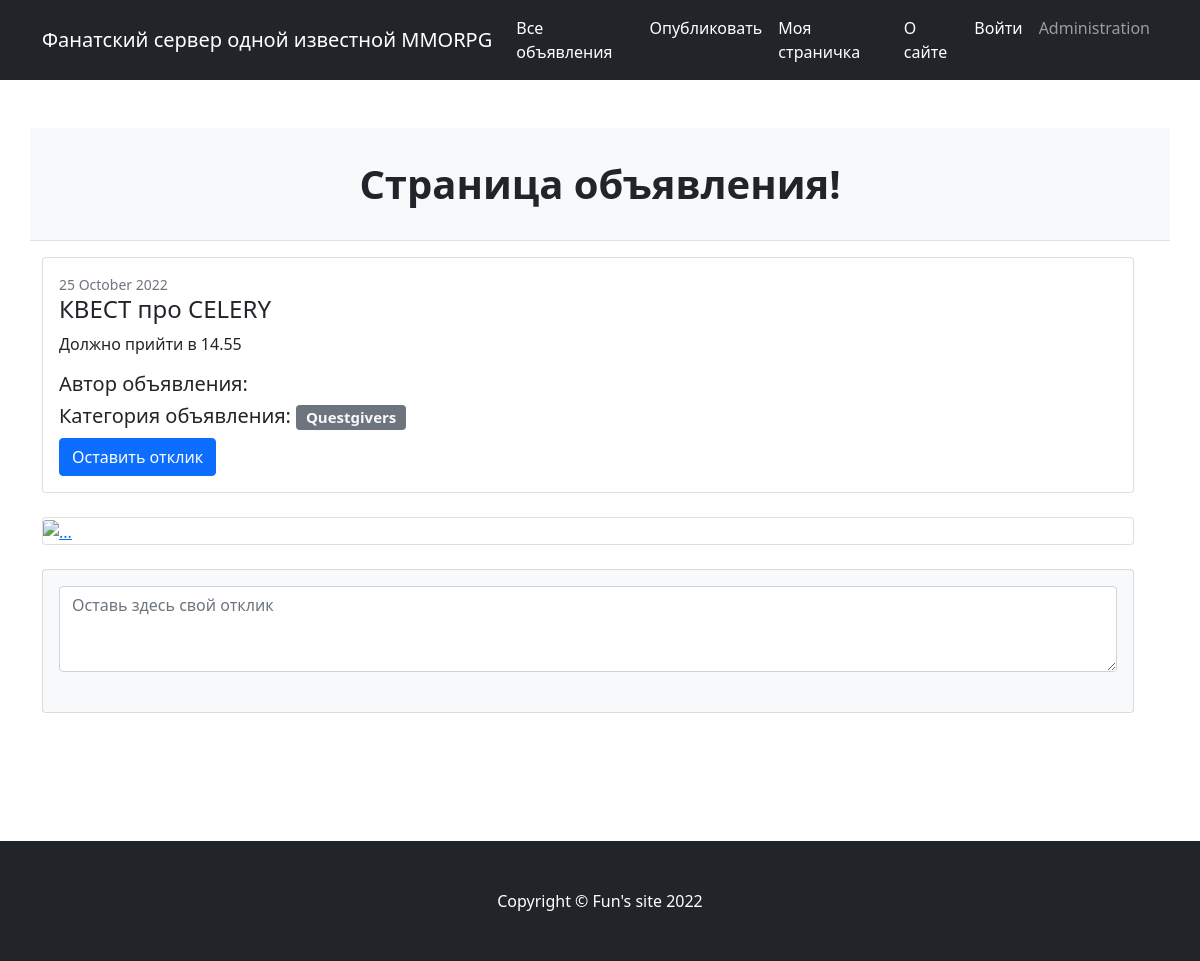
Page /board/15 on the committed database.
### board/models.py (models this page shows, shortened)
class Ad(models.Model):
    TYPE = (
        ('Tanks', 'Танки'),
        ('Hils', 'Хилы'),
        ('DD', 'ДД'),
        ('Traders', 'Торговцы'),
        ('Guildmaster', 'Гилдмастеры'),
        ('Questgivers', 'Квестгиверы'),
        ('Blacksmiths', 'Кузнецы'),
        ('Leatherworkers', 'Кожевники'),
        ('Potions', 'Зельевары'),
        ('Spell masters', 'Мастера заклинаний'),
    )
    author = models.ForeignKey(User, on_delete=models.CASCADE, verbose_name='Автор объявления')
    title = models.CharField(max_length=64, verbose_name='Заголовок объявления')
    text = models.TextField(verbose_name='Текст объявления')
    category = models.CharField(max_length=16, choices=TYPE, default='Tanks', verbose_name='Категория объявления')
    dt_create = models.DateTimeField(auto_now_add=True)
    isnew = models.BooleanField(default=True)
    uploads = models.FileField(upload_to='uploads/', blank=True, verbose_name='Загрузить файл')

### board/views.py (the view)
# urls.py: path('<int:pk>', AdDetail.as_view(), name='ad_detail'),
class AdDetail(DetailView):
    model = Ad
    template_name = 'ad.html'
    context_object_name = 'ad'
    def get_context_data(self, **kwargs):
        context = super().get_context_data(**kwargs)
        file = get_object_or_404(Ad, pk=self.kwargs.get('pk'))
        if Response.objects.filter(ad=file).exists():
            context['adresponses'] = Response.objects.filter(ad=file)
        if file.uploads:
            context['file_name'] = file.uploads.name
            context['file_url'] = file.uploads.url
            context['file_path'] = file.uploads.path
        else:
            context['file_name'] = 'Нет файлов'
            context['file_url'] = ''
        return context

### board/context_processors.py (called while the page is built)
def navigate_context(request):
    category_type = Ad.TYPE
    current_user = request.user
    isaut = True if current_user.is_authenticated else False
    test = 'Оставь здесь свой отклик'
    responses = Response.objects.all()
    context = {
        'responses': responses,
        'vartest': test,
        'category_type': category_type,
        'current_user': current_user,
        'isaut': isaut,
    }
    return context

### templates/ad.html (shortened to what this page needs)
{% extends 'flatpages/default.html' %}
{% block content %}
<header class="py-3 bg-light border-bottom mb-3">
    <div class="container">
        <div class="text-center my-3">
            <h1 class="fw-bolder">Страница объявления!</h1>
        </div>
    </div>
</header>
<div class="row">
    <div class="col-lg-12">
        <div class="card mb-4">
            <div class="card-body">
                <div class="small text-muted">{{ ad.dt_create|date:'d F Y' }}</div>
                <h2 class="card-title h4">{{ ad.title }}</h2>
                <p class="card-text">{{ ad.text }}</p>
                <h4 class="card-title h5">Автор объявления: {{ user.username }}</h4>
                <h4 class="card-title h5">Категория объявления: <a
                        class="badge bg-secondary text-decoration-none link-light" href="#!">{{ ad.category }}</a></h4>
                <a class="btn btn-primary" href="{% url 'response_create' ad.pk %}">Оставить отклик</a>
            </div>
        </div>
        <div class="card mb-4">
            <a href="{{file_url}}"><img class="card-img-top"
                                                     src="{{file_url}}"
                                                     alt="..."/></a>
        </div>
    </div>
    <section class="mb-5">
        <div class="card bg-light">
            <div class="card-body">
                <form class="mb-4"><textarea class="form-control" rows="3" placeholder="{{ vartest }}"></textarea>
                </form>
            </div>
        </div>
    </section>
</div>
<p><strong>&nbsp;</strong></p>
{% endblock content %}

### rows in the picture
Ad: dt_create "25 October 2022", title "КВЕСТ про CELERY", text "Должно прийти в 14.55", category "Questgivers"
